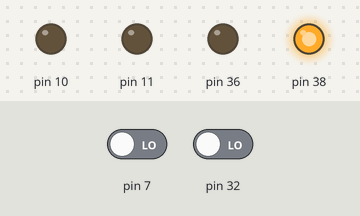
This program was run on a simulated Raspberry Pi (header pin numbers). On the bench: output pins drawn as LEDs (lit = HIGH). Inputs (shaded band) come from the test bench; at power-on: pin 32 LOW, pin 7 LOW.

Above: at 1.2 s.
1.3 s: pin 32 driven HIGH
At 2.1 s:
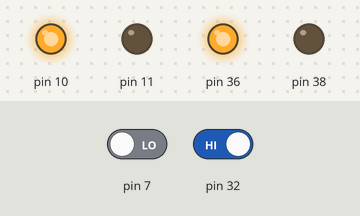
2.8 s: pin 7 driven HIGH
At 3.2 s:
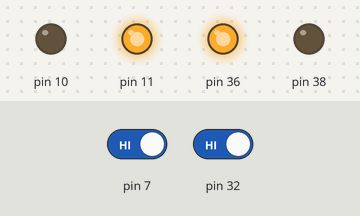
4.3 s: pin 32 driven LOW
At 5.6 s:
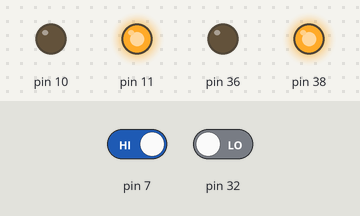
Timing chart, 0 to 7.3 s (numbered marks = the images above; inputs shaded):
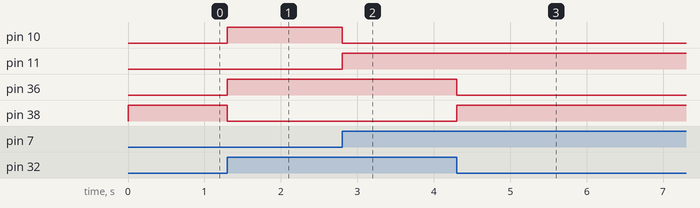

The program:

IR_PIR_LEDs.py
```python
import RPi.GPIO as GPIO
import time

GPIO.setmode(GPIO.BOARD)

GPIO.setup(7, GPIO.IN)      # PIR sensor
GPIO.setup(10, GPIO.OUT)    # green LED
GPIO.setup(11, GPIO.OUT)    # red LED

GPIO.setup(32, GPIO.IN)     # reflective IR sensor
GPIO.setup(36, GPIO.OUT)    # green LED
GPIO.setup(38, GPIO.OUT)    # red LED

try:
    while True:
        if GPIO.input(32) == 1:     # means nighttime
            GPIO.output(36, True)   # green ON; may procced
            GPIO.output(38, False)

            if GPIO.input(7) == 1:      # movement detected; wait for green
                GPIO.output(10,False)
                GPIO.output(11,True)    # red ON
            else:
                GPIO.output(10,True)    # green ON; armed and ready
                GPIO.output(11,False)

        elif GPIO.input(32) == 0:    # means daytime
            GPIO.output(36, False)
            GPIO.output(38, True)    # red ON; wait for dark :)
finally:
    GPIO.cleanup()
```

Measured:
- after the input at 1.3 s, pin 10, pin 36: LOW → HIGH at once; pin 38: HIGH → LOW at once
- after the input at 2.8 s, pin 10: HIGH → LOW at once; pin 11: LOW → HIGH at once
- after the input at 4.3 s, pin 36: HIGH → LOW at once; pin 38: LOW → HIGH at once
